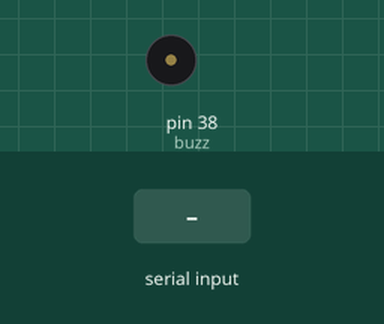
A sketch run on a simulated Arduino Mega 2560, built with avr-gcc and run on an emulated ATmega2560. Shown: buzzer (waves = sounding, pin HIGH). The inputs (shaded band) are chosen by the test bench.

Above: at 1.2 s.
1.3 s: "1" received over Serial
At 2.3 s:
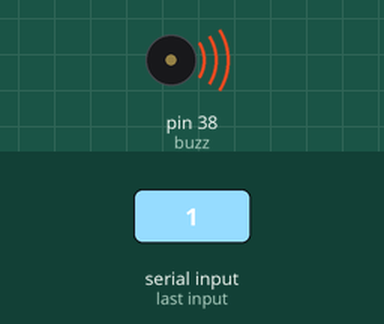
2.8 s: "0" received over Serial
At 3.4 s:
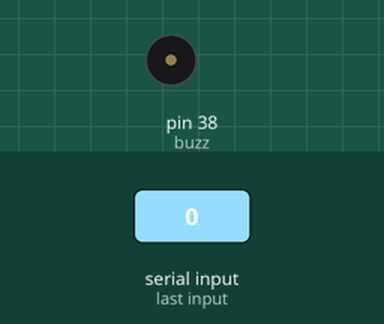
Timing chart, 0 to 5.8 s (numbered marks = the images above; inputs shaded):
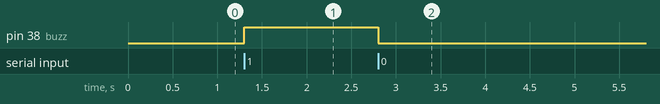

The sketch:

Buzzer_passivo.ino
```cpp
#define buzz 38

void setup() {
  pinMode(buzz, OUTPUT);
  Serial.begin(9600);
}

void loop() {
  if(Serial.available()) {
    int num = Serial.read();
    if(num == '1'){
      digitalWrite(buzz, HIGH);
    } else if(num == '0'){
      digitalWrite(buzz, LOW);
    } else{
      Serial.print("NUMERO NAO RECONHECIDO: ");
      Serial.println(num);
    }
  }
}
```

Measured:
- after the input at 1.3 s, pin 38 (buzz): LOW → HIGH at once
- after the input at 2.8 s, pin 38 (buzz): HIGH → LOW at once
